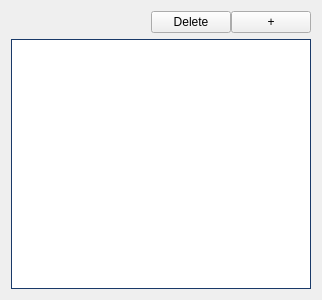
         <widget class="QFrame" name="rigthFrame">
          <property name="sizePolicy">
           <sizepolicy hsizetype="Expanding" vsizetype="Expanding">
            <horstretch>0</horstretch>
            <verstretch>0</verstretch>
           </sizepolicy>
          </property>
          <property name="minimumSize">
           <size>
            <width>300</width>
            <height>300</height>
           </size>
          </property>
          <property name="baseSize">
           <size>
            <width>900</width>
            <height>0</height>
           </size>
          </property>
          <property name="frameShape">
           <enum>QFrame::NoFrame</enum>
          </property>
          <property name="frameShadow">
           <enum>QFrame::Plain</enum>
          </property>
          <layout class="QVBoxLayout" name="verticalLayout_2">
           <property name="sizeConstraint">
            <enum>QLayout::SetDefaultConstraint</enum>
           </property>
           <item>
            <layout class="QHBoxLayout" name="actionButtonsLayout">
             <property name="spacing">
              <number>0</number>
             </property>
             <property name="sizeConstraint">
              <enum>QLayout::SetMaximumSize</enum>
             </property>
             <property name="leftMargin">
              <number>100</number>
             </property>
             <item>
              <spacer name="horizontalSpacer">
               <property name="orientation">
                <enum>Qt::Horizontal</enum>
               </property>
               <property name="sizeType">
                <enum>QSizePolicy::Expanding</enum>
               </property>
               <property name="sizeHint" stdset="0">
                <size>
                 <width>40</width>
                 <height>20</height>
                </size>
               </property>
              </spacer>
             </item>
             <item>
              <widget class="QPushButton" name="deleteNoteButton">
               <property name="sizePolicy">
                <sizepolicy hsizetype="Fixed" vsizetype="Fixed">
                 <horstretch>0</horstretch>
                 <verstretch>0</verstretch>
                </sizepolicy>
               </property>
               <property name="focusPolicy">
                <enum>Qt::TabFocus</enum>
               </property>
               <property name="layoutDirection">
                <enum>Qt::RightToLeft</enum>
               </property>
               <property name="text">
                <string>Delete</string>
               </property>
              </widget>
             </item>
             <item>
              <widget class="QPushButton" name="addNoteButton">
               <property name="sizePolicy">
                <sizepolicy hsizetype="Fixed" vsizetype="Fixed">
                 <horstretch>0</horstretch>
                 <verstretch>0</verstretch>
                </sizepolicy>
               </property>
               <property name="focusPolicy">
                <enum>Qt::TabFocus</enum>
               </property>
               <property name="layoutDirection">
                <enum>Qt::RightToLeft</enum>
               </property>
               <property name="text">
                <string>+</string>
               </property>
              </widget>
             </item>
            </layout>
           </item>
           <item>
            <widget class="QTextEdit" name="textEdit">
             <property name="sizePolicy">
              <sizepolicy hsizetype="Expanding" vsizetype="Expanding">
               <horstretch>0</horstretch>
               <verstretch>0</verstretch>
              </sizepolicy>
             </property>
             <property name="minimumSize">
              <size>
               <width>200</width>
               <height>200</height>
              </size>
             </property>
             <property name="palette">
              <palette>
               <active>
                <colorrole role="WindowText">
                 <brush brushstyle="SolidPattern">
                  <color alpha="255">
                   <red>0</red>
                   <green>0</green>
                   <blue>0</blue>
                  </color>
                 </brush>
                </colorrole>
                <colorrole role="Button">
                 <brush brushstyle="SolidPattern">
                  <color alpha="255">
                   <red>32</red>
                   <green>74</green>
                   <blue>135</blue>
                  </color>
                 </brush>
                </colorrole>
                <colorrole role="Light">
                 <brush brushstyle="SolidPattern">
                  <color alpha="255">
                   <red>48</red>
                   <green>111</green>
                   <blue>203</blue>
                  </color>
                 </brush>
                </colorrole>
                <colorrole role="Midlight">
                 <brush brushstyle="SolidPattern">
                  <color alpha="255">
                   <red>40</red>
                   <green>92</green>
                   <blue>169</blue>
                  </color>
                 </brush>
                </colorrole>
                <colorrole role="Dark">
                 <brush brushstyle="SolidPattern">
                  <color alpha="255">
                   <red>16</red>
                   <green>37</green>
                   <blue>67</blue>
                  </color>
                 </brush>
                </colorrole>
                <colorrole role="Mid">
                 <brush brushstyle="SolidPattern">
                  <color alpha="255">
                   <red>21</red>
                   <green>49</green>
                   <blue>90</blue>
                  </color>
                 </brush>
                </colorrole>
                <colorrole role="Text">
                 <brush brushstyle="SolidPattern">
                  <color alpha="255">
                   <red>0</red>
                   <green>0</green>
                   <blue>0</blue>
                  </color>
                 </brush>
                </colorrole>
                <colorrole role="BrightText">
                 <brush brushstyle="SolidPattern">
                  <color alpha="255">
                   <red>255</red>
                   <green>255</green>
                   <blue>255</blue>
                  </color>
                 </brush>
                </colorrole>
                <colorrole role="ButtonText">
                 <brush brushstyle="SolidPattern">
                  <color alpha="255">
                   <red>0</red>
                   <green>0</green>
                   <blue>0</blue>
                  </color>
                 </brush>
                </colorrole>
                <colorrole role="Base">
                 <brush brushstyle="SolidPattern">
                  <color alpha="255">
                   <red>255</red>
                   <green>255</green>
                   <blue>255</blue>
                  </color>
                 </brush>
                </colorrole>
                <colorrole role="Window">
                 <brush brushstyle="SolidPattern">
                  <color alpha="255">
                   <red>32</red>
                   <green>74</green>
                   <blue>135</blue>
                  </color>
                 </brush>
                </colorrole>
                <colorrole role="Shadow">
                 <brush brushstyle="SolidPattern">
                  <color alpha="255">
                   <red>0</red>
                   <green>0</green>
                   <blue>0</blue>
                  </color>
                 </brush>
                </colorrole>
                <colorrole role="AlternateBase">
                 <brush brushstyle="SolidPattern">
                  <color alpha="255">
                   <red>143</red>
                   <green>164</green>
                   <blue>195</blue>
                  </color>
                 </brush>
                </colorrole>
                <colorrole role="ToolTipBase">
                 <brush brushstyle="SolidPattern">
                  <color alpha="255">
                   <red>255</red>
                   <green>255</green>
                   <blue>220</blue>
                  </color>
                 </brush>
                </colorrole>
                <colorrole role="ToolTipText">
                 <brush brushstyle="SolidPattern">
                  <color alpha="255">
                   <red>0</red>
                   <green>0</green>
                   <blue>0</blue>
                  </color>
                 </brush>
                </colorrole>
                <colorrole role="PlaceholderText">
                 <brush brushstyle="SolidPattern">
                  <color alpha="128">
                   <red>0</red>
                   <green>0</green>
                   <blue>0</blue>
                  </color>
                 </brush>
                </colorrole>
               </active>
               <inactive>
                <colorrole role="WindowText">
                 <brush brushstyle="SolidPattern">
                  <color alpha="255">
                   <red>0</red>
                   <green>0</green>
                   <blue>0</blue>
                  </color>
                 </brush>
                </colorrole>
                <colorrole role="Button">
                 <brush brushstyle="SolidPattern">
                  <color alpha="255">
                   <red>32</red>
                   <green>74</green>
                   <blue>135</blue>
                  </color>
                 </brush>
                </colorrole>
                <colorrole role="Light">
                 <brush brushstyle="SolidPattern">
                  <color alpha="255">
                   <red>48</red>
                   <green>111</green>
                   <blue>203</blue>
                  </color>
                 </brush>
                </colorrole>
                <colorrole role="Midlight">
                 <brush brushstyle="SolidPattern">
                  <color alpha="255">
                   <red>40</red>
                   <green>92</green>
                   <blue>169</blue>
                  </color>
                 </brush>
                </colorrole>
                <colorrole role="Dark">
                 <brush brushstyle="SolidPattern">
                  <color alpha="255">
                   <red>16</red>
                   <green>37</green>
                   <blue>67</blue>
                  </color>
                 </brush>
                </colorrole>
                <colorrole role="Mid">
                 <brush brushstyle="SolidPattern">
                  <color alpha="255">
                   <red>21</red>
                   <green>49</green>
                   <blue>90</blue>
                  </color>
                 </brush>
                </colorrole>
                <colorrole role="Text">
                 <brush brushstyle="SolidPattern">
                  <color alpha="255">
                   <red>0</red>
                   <green>0</green>
                   <blue>0</blue>
                  </color>
                 </brush>
                </colorrole>
                <colorrole role="BrightText">
                 <brush brushstyle="SolidPattern">
                  <color alpha="255">
                   <red>255</red>
                   <green>255</green>
                   <blue>255</blue>
                  </color>
                 </brush>
                </colorrole>
                <colorrole role="ButtonText">
                 <brush brushstyle="SolidPattern">
                  <color alpha="255">
                   <red>0</red>
                   <green>0</green>
                   <blue>0</blue>
                  </color>
                 </brush>
                </colorrole>
                <colorrole role="Base">
                 <brush brushstyle="SolidPattern">
                  <color alpha="255">
                   <red>255</red>
                   <green>255</green>
                   <blue>255</blue>
                  </color>
                 </brush>
                </colorrole>
                <colorrole role="Window">
                 <brush brushstyle="SolidPattern">
                  <color alpha="255">
                   <red>32</red>
                   <green>74</green>
                   <blue>135</blue>
                  </color>
                 </brush>
                </colorrole>
                <colorrole role="Shadow">
                 <brush brushstyle="SolidPattern">
                  <color alpha="255">
                   <red>0</red>
                   <green>0</green>
                   <blue>0</blue>
                  </color>
                 </brush>
                </colorrole>
                <colorrole role="AlternateBase">
                 <brush brushstyle="SolidPattern">
                  <color alpha="255">
                   <red>143</red>
                   <green>164</green>
                   <blue>195</blue>
                  </color>
                 </brush>
                </colorrole>
                <colorrole role="ToolTipBase">
                 <brush brushstyle="SolidPattern">
                  <color alpha="255">
                   <red>255</red>
                   <green>255</green>
                   <blue>220</blue>
                  </color>
                 </brush>
                </colorrole>
                <colorrole role="ToolTipText">
                 <brush brushstyle="SolidPattern">
                  <color alpha="255">
                   <red>0</red>
                   <green>0</green>
                   <blue>0</blue>
                  </color>
                 </brush>
                </colorrole>
                <colorrole role="PlaceholderText">
                 <brush brushstyle="SolidPattern">
                  <color alpha="128">
                   <red>0</red>
                   <green>0</green>
                   <blue>0</blue>
                  </color>
                 </brush>
                </colorrole>
               </inactive>
               <disabled>
                <colorrole role="WindowText">
                 <brush brushstyle="SolidPattern">
                  <color alpha="255">
                   <red>16</red>
                   <green>37</green>
                   <blue>67</blue>
                  </color>
                 </brush>
                </colorrole>
                <colorrole role="Button">
                 <brush brushstyle="SolidPattern">
                  <color alpha="255">
                   <red>32</red>
                   <green>74</green>
                   <blue>135</blue>
                  </color>
                 </brush>
                </colorrole>
                <colorrole role="Light">
                 <brush brushstyle="SolidPattern">
                  <color alpha="255">
                   <red>48</red>
                   <green>111</green>
                   <blue>203</blue>
                  </color>
                 </brush>
                </colorrole>
                <colorrole role="Midlight">
                 <brush brushstyle="SolidPattern">
                  <color alpha="255">
                   <red>40</red>
                   <green>92</green>
                   <blue>169</blue>
                  </color>
                 </brush>
                </colorrole>
                <colorrole role="Dark">
                 <brush brushstyle="SolidPattern">
                  <color alpha="255">
                   <red>16</red>
                   <green>37</green>
                   <blue>67</blue>
                  </color>
                 </brush>
                </colorrole>
                <colorrole role="Mid">
                 <brush brushstyle="SolidPattern">
                  <color alpha="255">
                   <red>21</red>
                   <green>49</green>
                   <blue>90</blue>
                  </color>
                 </brush>
                </colorrole>
                <colorrole role="Text">
                 <brush brushstyle="SolidPattern">
                  <color alpha="255">
                   <red>16</red>
                   <green>37</green>
                   <blue>67</blue>
                  </color>
                 </brush>
                </colorrole>
                <colorrole role="BrightText">
                 <brush brushstyle="SolidPattern">
                  <color alpha="255">
                   <red>255</red>
                   <green>255</green>
                   <blue>255</blue>
                  </color>
                 </brush>
                </colorrole>
                <colorrole role="ButtonText">
                 <brush brushstyle="SolidPattern">
                  <color alpha="255">
                   <red>16</red>
                   <green>37</green>
                   <blue>67</blue>
                  </color>
                 </brush>
                </colorrole>
                <colorrole role="Base">
                 <brush brushstyle="SolidPattern">
                  <color alpha="255">
                   <red>32</red>
                   <green>74</green>
                   <blue>135</blue>
                  </color>
                 </brush>
                </colorrole>
                <colorrole role="Window">
                 <brush brushstyle="SolidPattern">
                  <color alpha="255">
                   <red>32</red>
                   <green>74</green>
                   <blue>135</blue>
                  </color>
                 </brush>
                </colorrole>
                <colorrole role="Shadow">
                 <brush brushstyle="SolidPattern">
                  <color alpha="255">
                   <red>0</red>
                   <green>0</green>
                   <blue>0</blue>
                  </color>
                 </brush>
                </colorrole>
                <colorrole role="AlternateBase">
                 <brush brushstyle="SolidPattern">
                  <color alpha="255">
                   <red>32</red>
                   <green>74</green>
                   <blue>135</blue>
                  </color>
                 </brush>
                </colorrole>
                <colorrole role="ToolTipBase">
                 <brush brushstyle="SolidPattern">
                  <color alpha="255">
                   <red>255</red>
                   <green>255</green>
                   <blue>220</blue>
                  </color>
                 </brush>
                </colorrole>
                <colorrole role="ToolTipText">
                 <brush brushstyle="SolidPattern">
                  <color alpha="255">
                   <red>0</red>
                   <green>0</green>
                   <blue>0</blue>
                  </color>
                 </brush>
                </colorrole>
                <colorrole role="PlaceholderText">
                 <brush brushstyle="SolidPattern">
                  <color alpha="128">
                   <red>0</red>
                   <green>0</green>
                   <blue>0</blue>
                  </color>
                 </brush>
                </colorrole>
               </disabled>
              </palette>
             </property>
             <property name="locale">
              <locale language="Polish" country="Poland"/>
             </property>
             <property name="horizontalScrollBarPolicy">
              <enum>Qt::ScrollBarAlwaysOff</enum>
             </property>
            </widget>
           </item>
          </layout>
         </widget>
